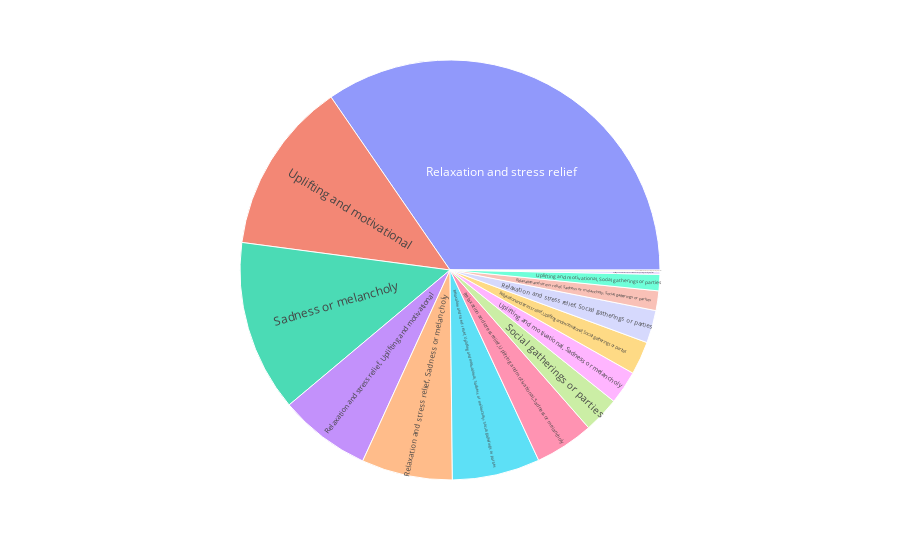

This figure's notebook cell:
### Code cell
fig = px.sunburst(device, path=['music_Influencial_mood'], values='index')
fig.show()

### Figure 1 — Plotly figure (JSON) as saved in the notebook; plotly's stock layout.template omitted (floating-point values rounded to 4 significant figures)
{"data": [{"branchvalues": "total", "domain": {"x": [0, 1], "y": [0, 1]}, "hovertemplate": "labels=%{label}<br>index=%{value}<br>parent=%{parent}<br>id=%{id}<extra></extra>", "ids": ["Relaxation and stress relief", "Relaxation and stress relief, Sadness or melancholy", "Relaxation and stress relief, Sadness or melancholy, Social gatherings or parties", "Relaxation and stress relief, Social gatherings or parties", "Relaxation and stress relief, Uplifting and motivational", "Relaxation and stress relief, Uplifting and motivational, Sadness or melancholy", "Relaxation and stress relief, Uplifting and motivational, Sadness or melancholy, Social gatherings or parties", "Relaxation and stress relief, Uplifting and motivational, Social gatherings or parties", "Sadness or melancholy", "Sadness or melancholy, Social gatherings or parties", "Social gatherings or parties", "Uplifting and motivational", "Uplifting and motivational, Sadness or melancholy", "Uplifting and motivational, Sadness or melancholy, Social gatherings or parties", "Uplifting and motivational, Social gatherings or parties"], "labels": ["Relaxation and stress relief", "Relaxation and stress relief, Sadness or melancholy", "Relaxation and stress relief, Sadness or melancholy, Social gatherings or parties", "Relaxation and stress relief, Social gatherings or parties", "Relaxation and stress relief, Uplifting and motivational", "Relaxation and stress relief, Uplifting and motivational, Sadness or melancholy", "Relaxation and stress relief, Uplifting and motivational, Sadness or melancholy, Social gatherings or parties", "Relaxation and stress relief, Uplifting and motivational, Social gatherings or parties", "Sadness or melancholy", "Sadness or melancholy, Social gatherings or parties", "Social gatherings or parties", "Uplifting and motivational", "Uplifting and motivational, Sadness or melancholy", "Uplifting and motivational, Sadness or melancholy, Social gatherings or parties", "Uplifting and motivational, Social gatherings or parties"], "name": "", "parents": ["", "", "", "", "", "", "", "", "", "", "", "", "", "", ""], "type": "sunburst", "values": [46676, 9456, 2039, 3395, 9536, 6116, 9123, 3449, 17818, 166, 3744, 17965, 3477, 289, 1691]}], "layout": {"legend": {"tracegroupgap": 0}, "margin": {"t": 60}}}
